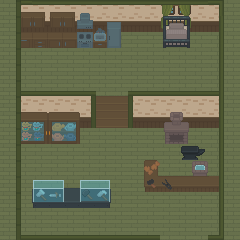

This is a level from a 2D game, rendered from its Tiled map with the project's own tilesets. A one-line summary and the complete map file follow:
An orthogonal 15x15 tile map with 16x16 px tiles, 6 tile layers (Tile Layer 1, objetos/marcos, objeto1, objetos, ...) and 15 objects.

<map version="1.10" tiledversion="1.11.2" orientation="orthogonal" renderorder="right-down" width="15" height="15" tilewidth="16" tileheight="16" infinite="0" nextlayerid="9" nextobjectid="20">
 <tileset firstgid="1" source="../tsx/interior.tsx" />
 <layer id="1" name="Tile Layer 1" width="15" height="15">
  <data encoding="csv">
5988,5710,5710,5710,5710,5710,5710,5710,5710,5710,5710,5710,5710,5710,5988,
5988,5849,5849,5849,5849,5849,5849,5849,5849,5849,5849,5849,5849,5849,5988,
5988,5988,5988,5988,5988,5988,5988,5988,5988,5988,5988,5988,5988,5988,5988,
5988,5988,5988,5988,5988,5988,5988,5988,5988,5988,5988,5988,5988,5988,5988,
5988,5988,5988,5988,5988,5988,5988,5988,5988,5988,5988,5988,5988,5988,5988,
5988,5988,5988,5988,5988,5988,5988,5988,5988,5988,5988,5988,5988,5988,5988,
5988,5710,5710,5710,5710,5710,5988,5988,5710,5710,5710,5710,5710,5710,5988,
5988,5849,5849,5849,5849,5849,5988,5988,5849,5849,5849,5849,5849,5849,5988,
5988,5988,5988,5988,5988,5988,5988,5988,5988,5988,5988,5988,5988,5988,5988,
5988,5988,5988,5988,5988,5988,5988,5988,5988,5988,5988,5988,5988,5988,5988,
5988,5988,5988,5988,5988,5988,5988,5988,5988,5988,5988,5988,5988,5988,5988,
5988,5988,5988,5988,5988,5988,5988,5988,5988,5988,5988,5988,5988,5988,5988,
5988,5988,5988,5988,5988,5988,5988,5988,5988,5988,5988,5988,5988,5988,5988,
5988,5988,5988,5988,5988,5988,5988,5988,5988,5988,5988,5988,5988,5988,5988,
5988,5988,5988,5988,5988,5988,5988,5988,5988,5988,5988,5988,5988,5988,5988
</data>
 </layer>
 <layer id="3" name="objetos/marcos" width="15" height="15">
  <data encoding="csv">
0,5422,0,0,0,0,0,0,0,0,5571,5571,0,5423,0,
0,0,0,0,0,0,0,0,0,0,0,0,0,0,0,
0,0,0,0,0,0,0,0,0,0,0,0,0,0,0,
0,0,0,0,0,0,0,0,0,0,0,0,0,0,0,
0,0,0,0,0,0,0,0,0,0,0,0,0,0,0,
0,5425,5425,5425,5425,5425,0,0,5425,5425,5425,5425,5425,5425,0,
0,0,0,0,0,5840,5575,5576,5839,0,0,0,0,0,0,
0,0,0,0,0,5840,5714,5715,5839,0,5874,5875,0,0,0,
0,0,0,0,0,0,0,0,0,0,6013,6014,0,0,0,
0,0,0,0,0,0,0,0,0,0,0,0,0,0,0,
0,0,0,0,0,0,0,0,0,0,0,0,0,0,0,
0,0,0,0,0,0,0,0,0,0,0,0,0,0,0,
0,0,0,0,0,0,0,0,0,0,0,0,0,0,0,
0,0,0,0,0,0,0,0,0,0,0,0,0,0,0,
0,5561,0,0,0,0,0,0,0,0,0,0,0,5562,0
</data>
 </layer>
 <layer id="5" name="objeto1" width="15" height="15">
  <data encoding="csv">
0,0,0,0,0,0,0,0,0,0,4045,4046,0,0,0,
0,0,0,0,0,0,0,0,0,0,4184,4185,0,0,0,
0,0,0,0,0,0,0,0,0,0,0,0,0,0,0,
0,0,0,0,0,0,0,0,0,0,0,0,0,0,0,
0,0,0,0,0,0,0,0,0,0,0,0,0,0,0,
0,0,0,0,0,0,0,0,0,0,0,0,0,0,0,
0,0,0,0,0,0,0,0,0,0,0,0,0,0,0,
0,0,0,0,0,0,0,0,0,0,0,0,0,0,0,
0,0,0,0,0,0,0,0,0,0,0,0,0,0,0,
0,0,0,0,0,0,0,0,0,0,0,0,0,0,0,
0,0,0,0,0,0,0,0,0,0,0,0,0,0,0,
0,0,0,0,0,0,0,0,0,0,0,0,0,0,0,
0,0,0,0,0,0,0,0,0,0,0,0,0,0,0,
0,0,0,0,0,0,0,0,0,0,0,0,0,0,0,
0,0,0,0,0,0,0,0,0,0,0,0,0,0,0
</data>
 </layer>
 <layer id="4" name="objetos" width="15" height="15">
  <data encoding="csv">
0,5347,5348,5349,5350,5351,5352,5353,0,0,0,0,0,0,0,
0,5486,5487,5488,5489,5490,5491,5492,0,0,5610,5611,0,0,0,
0,5625,5626,5627,5628,5629,5630,5631,0,0,5749,5750,0,0,0,
0,0,0,0,0,0,0,0,0,0,0,0,0,0,0,
0,0,0,0,0,0,0,0,0,0,0,0,0,0,0,
0,0,0,0,0,0,0,0,0,0,0,0,0,0,0,
0,0,0,0,0,0,0,0,0,0,0,0,0,0,0,
0,5866,5867,5868,5869,0,0,0,0,0,0,0,0,0,0,
0,6005,6006,6007,6008,0,0,0,0,0,0,0,0,0,0,
0,0,0,0,0,0,0,0,0,0,0,5990,5991,0,0,
0,0,0,0,0,0,0,0,0,5716,0,0,5573,0,0,
0,0,5583,5584,5585,5586,5587,0,0,5855,5995,5995,5995,5856,0,
0,0,5722,5723,5724,5725,5726,0,0,0,0,0,0,0,0,
0,0,0,0,0,0,0,0,0,0,0,0,0,0,0,
0,0,0,0,0,0,0,0,0,0,0,0,0,0,0
</data>
 </layer>
 <layer id="6" name="objetos3" width="15" height="15">
  <data encoding="csv">
0,0,0,0,0,0,0,0,0,0,0,0,0,0,0,
0,0,0,0,0,0,0,0,0,0,0,0,0,0,0,
0,0,0,0,0,0,0,0,0,0,0,0,0,0,0,
0,0,0,0,0,0,0,0,0,0,0,0,0,0,0,
0,0,0,0,0,0,0,0,0,0,0,0,0,0,0,
0,0,0,0,0,0,0,0,0,0,0,0,0,0,0,
0,0,0,0,0,0,0,0,0,0,0,0,0,0,0,
0,0,0,0,0,0,0,0,0,0,0,0,0,0,0,
0,0,0,0,0,0,0,0,0,0,0,0,0,0,0,
0,0,0,0,0,0,0,0,0,0,0,0,0,0,0,
0,0,0,0,0,0,0,0,0,5460,0,0,0,0,0,
0,0,0,0,0,0,0,0,0,5459,5458,0,0,0,0,
0,0,0,0,0,0,0,0,0,0,0,0,0,0,0,
0,0,0,0,0,0,0,0,0,0,0,0,0,0,0,
0,0,0,0,0,0,0,0,0,0,0,0,0,0,0
</data>
 </layer>
 <layer id="2" name="marcos" width="15" height="15">
  <data encoding="csv">
0,5700,5703,5703,5703,5703,5703,5703,5703,5703,5703,5703,5703,0,0,
0,5700,0,0,0,0,0,0,0,0,0,0,0,5563,0,
0,5700,0,0,0,0,0,0,0,0,0,0,0,5563,0,
0,5700,0,0,0,0,0,0,0,0,0,0,0,5563,0,
0,5700,0,0,0,0,0,0,0,0,0,0,0,5563,0,
0,5700,0,0,0,0,0,0,0,0,0,0,0,5563,0,
0,5700,0,0,0,0,0,0,0,0,0,0,0,5563,0,
0,5700,0,0,0,0,0,0,0,0,0,0,0,5563,0,
0,5700,0,0,0,0,0,0,0,0,0,0,0,5563,0,
0,5700,0,0,0,0,0,0,0,0,0,0,0,5563,0,
0,5700,0,0,0,0,0,0,0,0,0,0,0,5563,0,
0,5700,0,0,0,0,0,0,0,0,0,0,0,5563,0,
0,5700,0,0,0,0,0,0,0,0,0,0,0,5563,0,
0,5700,0,0,0,0,0,0,0,0,0,0,0,5563,0,
0,5700,5425,5425,5425,5425,5425,5425,5425,5425,0,0,0,0,0
</data>
 </layer>
 <objectgroup id="7" name="colisiones">
  <object id="3" x="16" y="0" width="112" height="48" />
  <object id="4" x="128" y="0" width="96" height="32" />
  <object id="5" x="160" y="16" width="32" height="32" />
  <object id="6" x="16" y="96" width="80" height="48" />
  <object id="7" x="128" y="96" width="96" height="32" />
  <object id="8" x="160" y="112" width="32" height="32" />
  <object id="11" x="176" y="144" width="32" height="16" />
  <object id="12" x="192" y="160" width="16" height="16" />
  <object id="13" x="144" y="160" width="16" height="32" />
  <object id="14" x="144" y="176" width="80" height="16" />
  <object id="15" x="32" y="176" width="80" height="32" />
  <object id="17" x="0" y="0" width="16" height="240" />
  <object id="18" x="224" y="0" width="16" height="240" />
  <object id="19" x="0" y="240" width="240" />
 </objectgroup>
 <objectgroup id="8" name="interacciones">
  <object id="1" x="160" y="224" width="48" height="16">
   <properties>
    <property name="spawnX" type="float" value="160" />
    <property name="spawnY" type="float" value="64" />
    <property name="targetMap" value="exteriores/compras.tmx" />
    <property name="tipo" value="portal" />
    <property name="transicion" value="fade" />
   </properties>
  </object>
 </objectgroup>
</map>
